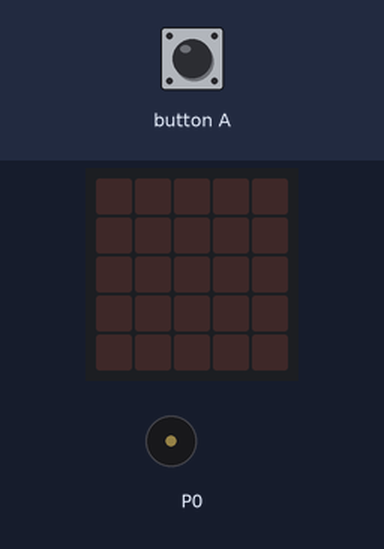
Simulated run of this program. Board: BBC micro:bit (MakeCode). On the bench: the board's 5×5 LED display, buzzer (waves = sounding). Inputs (shaded band) come from the test bench.

Above: at 1.2 s.
1.3 s: button A pressed for 0.15 s
At 2.2 s:
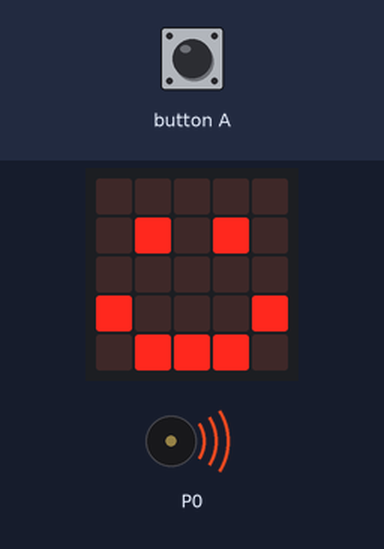
At 7.8 s:
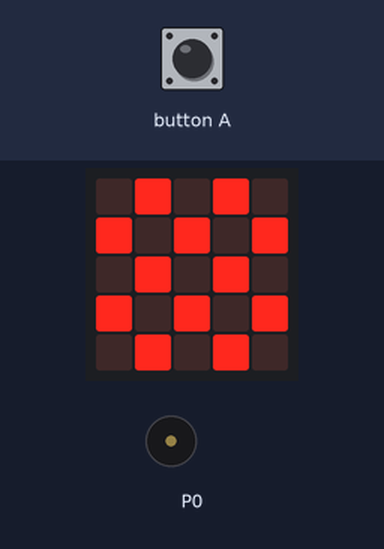
Timing chart, 0 to 9.3 s (numbered marks = the images above; inputs shaded):
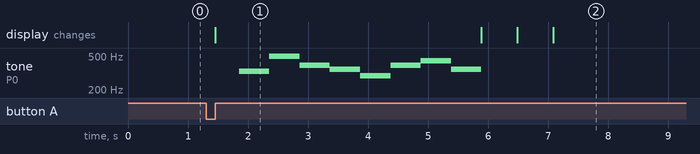

Measured:
- after the input at 1.3 s, tone on P0: plays 330 Hz for 0.51 s, 494 Hz for 0.51 s, 392 Hz for 0.51 s, 349 Hz for 0.51 s, 294 Hz for 0.51 s, 392 Hz for 0.51 s … (8 notes in this stretch), starting after 0.55 s; the display: changes after 0.15 s (image 1)
- what the display in image 1 shows lasts 4.4 s, from 1.5 s to 5.9 s

The program:

main.ts
```typescript
input.onButtonPressed(Button.A, function () {
    basic.showLeds(`
        . . . . .
        . # . # .
        . . . . .
        # . . . #
        . # # # .
        `)
    music.play(music.stringPlayable("E B G F D G A F ", 120), music.PlaybackMode.UntilDone)
    basic.showIcon(IconNames.Heart)
    basic.showIcon(IconNames.StickFigure)
    basic.showIcon(IconNames.Chessboard)
})
```

test.ts
```typescript
// tests gaan hier; deze zal niet worden gecompileerd wanneer dit pakket wordt gebruikt als extensie.
```
